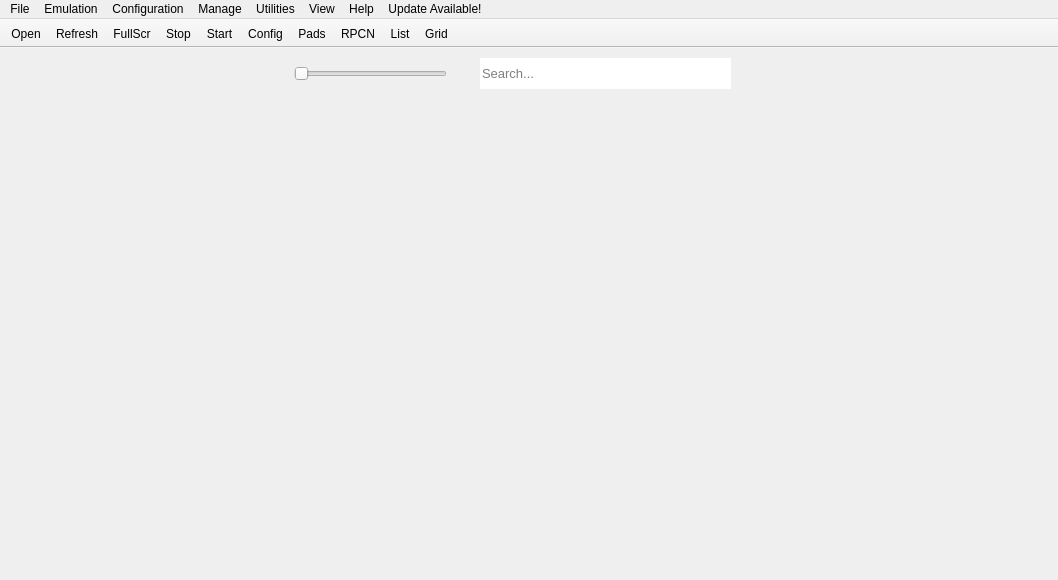
<?xml version="1.0" encoding="UTF-8"?>
<ui version="4.0">
 <class>main_window</class>
 <widget class="QMainWindow" name="main_window">
  <property name="geometry">
   <rect>
    <x>0</x>
    <y>0</y>
    <width>1058</width>
    <height>580</height>
   </rect>
  </property>
  <property name="sizePolicy">
   <sizepolicy hsizetype="Expanding" vsizetype="Expanding">
    <horstretch>0</horstretch>
    <verstretch>0</verstretch>
   </sizepolicy>
  </property>
  <property name="minimumSize">
   <size>
    <width>4</width>
    <height>0</height>
   </size>
  </property>
  <property name="windowTitle">
   <string>Ikiw Gaming</string>
  </property>
  <property name="autoFillBackground">
   <bool>false</bool>
  </property>
  <property name="animated">
   <bool>true</bool>
  </property>
  <property name="dockNestingEnabled">
   <bool>true</bool>
  </property>
  <property name="dockOptions">
   <set>QMainWindow::DockOption::AllowNestedDocks|QMainWindow::DockOption::AllowTabbedDocks|QMainWindow::DockOption::AnimatedDocks|QMainWindow::DockOption::GroupedDragging</set>
  </property>
  <widget class="QWidget" name="centralWidget">
   <property name="sizePolicy">
    <sizepolicy hsizetype="Expanding" vsizetype="Expanding">
     <horstretch>0</horstretch>
     <verstretch>0</verstretch>
    </sizepolicy>
   </property>
   <widget class="QLineEdit" name="mw_searchbar">
    <property name="geometry">
     <rect>
      <x>480</x>
      <y>10</y>
      <width>251</width>
      <height>31</height>
     </rect>
    </property>
    <property name="sizePolicy">
     <sizepolicy hsizetype="Expanding" vsizetype="Expanding">
      <horstretch>0</horstretch>
      <verstretch>0</verstretch>
     </sizepolicy>
    </property>
    <property name="font">
     <font>
      <pointsize>10</pointsize>
      <bold>false</bold>
     </font>
    </property>
    <property name="focusPolicy">
     <enum>Qt::FocusPolicy::ClickFocus</enum>
    </property>
    <property name="frame">
     <bool>false</bool>
    </property>
    <property name="placeholderText">
     <string>Search...</string>
    </property>
    <property name="clearButtonEnabled">
     <bool>false</bool>
    </property>
   </widget>
   <widget class="QWidget" name="sizeSliderContainer" native="true">
    <property name="geometry">
     <rect>
      <x>280</x>
      <y>10</y>
      <width>181</width>
      <height>31</height>
     </rect>
    </property>
    <property name="sizePolicy">
     <sizepolicy hsizetype="Fixed" vsizetype="Expanding">
      <horstretch>0</horstretch>
      <verstretch>0</verstretch>
     </sizepolicy>
    </property>
    <layout class="QHBoxLayout" name="sizeSliderContainer_layout">
     <property name="spacing">
      <number>0</number>
     </property>
     <property name="leftMargin">
      <number>14</number>
     </property>
     <property name="topMargin">
      <number>0</number>
     </property>
     <property name="rightMargin">
      <number>14</number>
     </property>
     <property name="bottomMargin">
      <number>0</number>
     </property>
     <item alignment="Qt::AlignVCenter">
      <widget class="QSlider" name="sizeSlider">
       <property name="sizePolicy">
        <sizepolicy hsizetype="Expanding" vsizetype="Preferred">
         <horstretch>0</horstretch>
         <verstretch>0</verstretch>
        </sizepolicy>
       </property>
       <property name="focusPolicy">
        <enum>Qt::FocusPolicy::ClickFocus</enum>
       </property>
       <property name="autoFillBackground">
        <bool>false</bool>
       </property>
       <property name="orientation">
        <enum>Qt::Orientation::Horizontal</enum>
       </property>
       <property name="tickPosition">
        <enum>QSlider::TickPosition::NoTicks</enum>
       </property>
      </widget>
     </item>
    </layout>
   </widget>
  </widget>
  <widget class="QMenuBar" name="menuBar">
   <property name="geometry">
    <rect>
     <x>0</x>
     <y>0</y>
     <width>1058</width>
     <height>25</height>
    </rect>
   </property>
   <property name="contextMenuPolicy">
    <enum>Qt::ContextMenuPolicy::PreventContextMenu</enum>
   </property>
   <widget class="QMenu" name="menuFile">
    <property name="title">
     <string>File</string>
    </property>
    <widget class="QMenu" name="bootElfMenu">
     <property name="enabled">
      <bool>true</bool>
     </property>
     <property name="title">
      <string>Boot (S)Elf</string>
     </property>
     <property name="toolTipsVisible">
      <bool>true</bool>
     </property>
     <addaction name="bootElfAct"/>
     <addaction name="bootTestAct"/>
    </widget>
    <widget class="QMenu" name="bootRecentMenu">
     <property name="title">
      <string>Boot Recent</string>
     </property>
     <property name="toolTipsVisible">
      <bool>true</bool>
     </property>
     <addaction name="clearRecentAct"/>
     <addaction name="freezeRecentAct"/>
     <addaction name="separator"/>
    </widget>
    <widget class="QMenu" name="menuBatch">
     <property name="title">
      <string>All Titles</string>
     </property>
     <addaction name="batchCreateCPUCachesAct"/>
     <addaction name="separator"/>
     <addaction name="batchRemoveCustomConfigurationsAct"/>
     <addaction name="batchRemoveCustomPadConfigurationsAct"/>
     <addaction name="batchRemoveShaderCachesAct"/>
     <addaction name="batchRemovePPUCachesAct"/>
     <addaction name="batchRemoveSPUCachesAct"/>
     <addaction name="removeHDD1CachesAct"/>
     <addaction name="removeAllCachesAct"/>
     <addaction name="removeSavestatesAct"/>
     <addaction name="separator"/>
     <addaction name="cleanUpGameListAct"/>
    </widget>
    <widget class="QMenu" name="menuFirmware">
     <property name="title">
      <string>Firmware</string>
     </property>
     <addaction name="createFirmwareCacheAct"/>
     <addaction name="removeFirmwareCacheAct"/>
    </widget>
    <widget class="QMenu" name="bootRecentSavestatesMenu">
     <property name="title">
      <string>Boot Recent Savestate</string>
     </property>
     <property name="toolTipsVisible">
      <bool>true</bool>
     </property>
     <addaction name="clearRecentSavestatesAct"/>
     <addaction name="freezeRecentSavestatesAct"/>
     <addaction name="separator"/>
    </widget>
    <addaction name="bootGameAct"/>
    <addaction name="bootIsoAct"/>
    <addaction name="bootVSHAct"/>
    <addaction name="bootElfMenu"/>
    <addaction name="bootSavestateAct"/>
    <addaction name="bootRecentSavestatesMenu"/>
    <addaction name="bootRecentMenu"/>
    <addaction name="separator"/>
    <addaction name="addGamesAct"/>
    <addaction name="addIsoGamesAct"/>
    <addaction name="bootInstallPkgAct"/>
    <addaction name="bootInstallPupAct"/>
    <addaction name="separator"/>
    <addaction name="menuBatch"/>
    <addaction name="menuFirmware"/>
    <addaction name="separator"/>
    <addaction name="exitAndSaveLogAct"/>
    <addaction name="exitAct"/>
   </widget>
   <widget class="QMenu" name="menuEmulation">
    <property name="title">
     <string>Emulation</string>
    </property>
    <addaction name="sysPauseAct"/>
    <addaction name="sysStopAct"/>
    <addaction name="sysRebootAct"/>
    <addaction name="separator"/>
    <addaction name="insertDiscAct"/>
    <addaction name="ejectDiscAct"/>
   </widget>
   <widget class="QMenu" name="menuConfiguration">
    <property name="title">
     <string>Configuration</string>
    </property>
    <widget class="QMenu" name="menuDevices">
     <property name="title">
      <string>Devices</string>
     </property>
     <widget class="QMenu" name="menuMice">
      <property name="title">
       <string>Mice</string>
      </property>
      <addaction name="actionBasic_Mouse"/>
      <addaction name="actionRaw_Mouse"/>
     </widget>
     <addaction name="confPadsAct"/>
     <addaction name="menuMice"/>
     <addaction name="confWiimoteAct"/>
     <addaction name="confCamerasAct"/>
     <addaction name="actionPS_Move_Tracker"/>
    </widget>
    <widget class="QMenu" name="menuEmulatedDevices">
     <property name="title">
      <string>Emulated Devices</string>
     </property>
     <addaction name="confBuzzAct"/>
     <addaction name="confGHLtarAct"/>
     <addaction name="confTurntableAct"/>
     <addaction name="confUSIOAct"/>
     <addaction name="confPSMoveAct"/>
     <addaction name="confPSMoveDS3Act"/>
     <addaction name="confPSMoveMouseAct"/>
     <addaction name="confGunCon3Act"/>
     <addaction name="confTopShotEliteAct"/>
     <addaction name="confTopShotFearmasterAct"/>
     <addaction name="confLogitechG27Act"/>
    </widget>
    <addaction name="confCPUAct"/>
    <addaction name="confGPUAct"/>
    <addaction name="confAudioAct"/>
    <addaction name="confIOAct"/>
    <addaction name="confSystemAct"/>
    <addaction name="confNetwrkAct"/>
    <addaction name="confAdvAct"/>
    <addaction name="confEmuAct"/>
    <addaction name="confGuiAct"/>
    <addaction name="separator"/>
    <addaction name="menuDevices"/>
    <addaction name="menuEmulatedDevices"/>
    <addaction name="separator"/>
    <addaction name="confShortcutsAct"/>
    <addaction name="actionManage_SoundEffects"/>
    <addaction name="actionRecording"/>
    <addaction name="separator"/>
    <addaction name="confAutopauseManagerAct"/>
   </widget>
   <widget class="QMenu" name="menuManage">
    <property name="title">
     <string>Manage</string>
    </property>
    <widget class="QMenu" name="menuManage_Game_Collections">
     <property name="title">
      <string>Game Collections</string>
     </property>
     <widget class="QMenu" name="menuRename_Game_Collection">
      <property name="title">
       <string>Rename Collection</string>
      </property>
     </widget>
     <widget class="QMenu" name="menuRemove_Game_Collection">
      <property name="title">
       <string>Remove Collection</string>
      </property>
     </widget>
     <addaction name="createGameCollectionAct"/>
     <addaction name="menuRename_Game_Collection"/>
     <addaction name="menuRemove_Game_Collection"/>
     <addaction name="separator"/>
    </widget>
    <widget class="QMenu" name="menuNetworkServices">
     <property name="title">
      <string>Network Services</string>
     </property>
     <addaction name="confRPCNAct"/>
     <addaction name="confClansAct"/>
     <addaction name="confIPCAct"/>
     <addaction name="confSkyIPCAct"/>
    </widget>
    <widget class="QMenu" name="menuPortals">
     <property name="title">
      <string>Portals and Gates</string>
     </property>
     <addaction name="actionManage_Skylanders_Portal"/>
     <addaction name="actionManage_Infinity_Base"/>
     <addaction name="actionManage_Dimensions_ToyPad"/>
     <addaction name="actionManage_KamenRider_RideGate"/>
    </widget>
    <widget class="QMenu" name="menuDatabases">
     <property name="title">
      <string>Databases</string>
     </property>
     <addaction name="downloadIntegrityDbAct"/>
     <addaction name="downloadCompatDbAct"/>
     <addaction name="downloadConfigDbAct"/>
    </widget>
    <widget class="QMenu" name="menuPackages">
     <property name="title">
      <string>Packages/Raps/Edats</string>
     </property>
     <addaction name="checkPackageIntegrityAct"/>
    </widget>
    <addaction name="confVFSDialogAct"/>
    <addaction name="separator"/>
    <addaction name="actionManage_Users"/>
    <addaction name="menuNetworkServices"/>
    <addaction name="menuPortals"/>
    <addaction name="separator"/>
    <addaction name="actionManage_RAP_Licenses"/>
    <addaction name="confSavedataManagerAct"/>
    <addaction name="actionManage_Trophy_Data"/>
    <addaction name="actionManage_Savestates"/>
    <addaction name="separator"/>
    <addaction name="actionManage_Cheats"/>
    <addaction name="actionManage_Game_Patches"/>
    <addaction name="menuManage_Game_Collections"/>
    <addaction name="separator"/>
    <addaction name="menuDatabases"/>
    <addaction name="menuPackages"/>
    <addaction name="separator"/>
    <addaction name="actionManage_Screenshots"/>
   </widget>
   <widget class="QMenu" name="menuUtilities">
    <property name="title">
     <string>Utilities</string>
    </property>
    <addaction name="actionLog_Viewer"/>
    <addaction name="toolsCheckConfigAct"/>
    <addaction name="toolsVfsDialogAct"/>
    <addaction name="patchCreatorAct"/>
    <addaction name="actionMusic_Player"/>
    <addaction name="separator"/>
    <addaction name="toolsCgDisasmAct"/>
    <addaction name="toolsDecryptSprxLibsAct"/>
    <addaction name="toolsExtractMSELFAct"/>
    <addaction name="toolsExtractPUPAct"/>
    <addaction name="toolsExtractTARAct"/>
    <addaction name="separator"/>
    <addaction name="toolsSystemCommandsAct"/>
    <addaction name="toolsmemory_viewerAct"/>
    <addaction name="toolsDumpGuestMemoryAct"/>
    <addaction name="toolskernel_explorerAct"/>
    <addaction name="toolsRsxDebuggerAct"/>
    <addaction name="separator"/>
    <addaction name="actionCreate_RSX_Capture"/>
    <addaction name="actionopen_rsx_capture"/>
    <addaction name="actionCreate_Savestate"/>
    <addaction name="actionCreate_Savestate_And_Exit"/>
   </widget>
   <widget class="QMenu" name="menuView">
    <property name="title">
     <string>View</string>
    </property>
    <widget class="QMenu" name="menuGame_List_Icons">
     <property name="title">
      <string>Game List Icons</string>
     </property>
     <addaction name="setIconSizeTinyAct"/>
     <addaction name="setIconSizeSmallAct"/>
     <addaction name="setIconSizeMediumAct"/>
     <addaction name="setIconSizeLargeAct"/>
     <addaction name="separator"/>
     <addaction name="actionPreferGameDataIcons"/>
     <addaction name="showCustomIconsAct"/>
     <addaction name="playHoverGifsAct"/>
     <addaction name="playHoverMusicAct"/>
    </widget>
    <widget class="QMenu" name="menuGame_List_View">
     <property name="title">
      <string>Game List View</string>
     </property>
     <addaction name="setListModeAct"/>
     <addaction name="setGridModeAct"/>
    </widget>
    <widget class="QMenu" name="menuGame_List_Grid_Mode">
     <property name="title">
      <string>Game List in Grid Mode</string>
     </property>
     <addaction name="showCompatibilityInGridAct"/>
    </widget>
    <widget class="QMenu" name="menuGame_Categories">
     <property name="title">
      <string>Game Categories</string>
     </property>
     <addaction name="showCatHDDGameAct"/>
     <addaction name="showCatDiscGameAct"/>
     <addaction name="showCatPS1GamesAct"/>
     <addaction name="showCatPS2GamesAct"/>
     <addaction name="showCatPSPGamesAct"/>
     <addaction name="showCatHomeAct"/>
     <addaction name="showCatAudioVideoAct"/>
     <addaction name="showCatGameDataAct"/>
     <addaction name="showCatOSAct"/>
     <addaction name="showCatUnknownAct"/>
     <addaction name="showCatOtherAct"/>
    </widget>
    <addaction name="bigPictureModeAct"/>
    <addaction name="separator"/>
    <widget class="QMenu" name="menuView_Game_Collections">
     <property name="title">
      <string>Game Collections</string>
     </property>
    </widget>
    <addaction name="showDebuggerAct"/>
    <addaction name="showLogAct"/>
    <addaction name="separator"/>
    <addaction name="showTitleBarsAct"/>
    <addaction name="showToolBarAct"/>
    <addaction name="separator"/>
    <addaction name="showGameListAct"/>
    <addaction name="showHiddenEntriesAct"/>
    <addaction name="showBrokenEntriesAct"/>
    <addaction name="showCompletedEntriesAct"/>
    <addaction name="separator"/>
    <addaction name="menuGame_List_View"/>
    <addaction name="menuGame_List_Grid_Mode"/>
    <addaction name="menuGame_List_Icons"/>
    <addaction name="menuGame_Categories"/>
    <addaction name="menuView_Game_Collections"/>
    <addaction name="separator"/>
    <addaction name="refreshGameListAct"/>
   </widget>
   <widget class="QMenu" name="menuHelp">
    <property name="title">
     <string>Help</string>
    </property>
    <widget class="QMenu" name="languageMenu">
     <property name="title">
      <string>Language</string>
     </property>
     <addaction name="languageAct0"/>
    </widget>
    <addaction name="languageMenu"/>
    <addaction name="separator"/>
    <addaction name="updateAct"/>
    <addaction name="welcomeAct"/>
    <addaction name="supportAct"/>
    <addaction name="separator"/>
    <addaction name="aboutAct"/>
    <addaction name="aboutQtAct"/>
   </widget>
   <widget class="QMenu" name="menuUpdate_Available">
    <property name="title">
     <string>Update Available!</string>
    </property>
    <addaction name="actionDownload_Update"/>
   </widget>
   <addaction name="menuFile"/>
   <addaction name="menuEmulation"/>
   <addaction name="menuConfiguration"/>
   <addaction name="menuManage"/>
   <addaction name="menuUtilities"/>
   <addaction name="menuView"/>
   <addaction name="menuHelp"/>
   <addaction name="menuUpdate_Available"/>
  </widget>
  <widget class="QToolBar" name="toolBar">
   <property name="sizePolicy">
    <sizepolicy hsizetype="Preferred" vsizetype="Preferred">
     <horstretch>0</horstretch>
     <verstretch>0</verstretch>
    </sizepolicy>
   </property>
   <property name="contextMenuPolicy">
    <enum>Qt::ContextMenuPolicy::PreventContextMenu</enum>
   </property>
   <property name="windowTitle">
    <string>Show tool bar</string>
   </property>
   <property name="movable">
    <bool>false</bool>
   </property>
   <property name="allowedAreas">
    <set>Qt::ToolBarArea::TopToolBarArea</set>
   </property>
   <property name="iconSize">
    <size>
     <width>30</width>
     <height>30</height>
    </size>
   </property>
   <property name="toolButtonStyle">
    <enum>Qt::ToolButtonStyle::ToolButtonTextUnderIcon</enum>
   </property>
   <property name="floatable">
    <bool>false</bool>
   </property>
   <attribute name="toolBarArea">
    <enum>TopToolBarArea</enum>
   </attribute>
   <attribute name="toolBarBreak">
    <bool>false</bool>
   </attribute>
   <addaction name="toolbar_open"/>
   <addaction name="toolbar_refresh"/>
   <addaction name="toolbar_fullscreen"/>
   <addaction name="toolbar_stop"/>
   <addaction name="toolbar_start"/>
   <addaction name="toolbar_config"/>
   <addaction name="toolbar_controls"/>
   <addaction name="toolbar_rpcn"/>
   <addaction name="toolbar_list"/>
   <addaction name="toolbar_grid"/>
  </widget>
  <action name="bootElfAct">
   <property name="text">
    <string>Boot SELF/ELF</string>
   </property>
  </action>
  <action name="bootTestAct">
   <property name="text">
    <string>Boot Test</string>
   </property>
  </action>
  <action name="bootGameAct">
   <property name="text">
    <string>Boot Game</string>
   </property>
  </action>
  <action name="bootSavestateAct">
   <property name="text">
    <string>Boot Savestate</string>
   </property>
  </action>
  <action name="bootInstallPkgAct">
   <property name="text">
    <string>Install Packages/Raps/Edats</string>
   </property>
   <property name="toolTip">
    <string>Install application from a .pkg file</string>
   </property>
  </action>
  <action name="bootInstallPupAct">
   <property name="text">
    <string>Install Firmware</string>
   </property>
   <property name="toolTip">
    <string>Install firmware from PS3UPDAT.PUP</string>
   </property>
  </action>
  <action name="sysPauseAct">
   <property name="enabled">
    <bool>false</bool>
   </property>
   <property name="icon">
    <iconset resource="../resources.qrc">
     <normaloff>:/Icons/pause.png</normaloff>:/Icons/pause.png</iconset>
   </property>
   <property name="text">
    <string>Pause</string>
   </property>
   <property name="toolTip">
    <string>Start emulation</string>
   </property>
  </action>
  <action name="sysStopAct">
   <property name="enabled">
    <bool>false</bool>
   </property>
   <property name="icon">
    <iconset resource="../resources.qrc">
     <normaloff>:/Icons/stop.png</normaloff>:/Icons/stop.png</iconset>
   </property>
   <property name="text">
    <string>Stop</string>
   </property>
   <property name="toolTip">
    <string>Stop emulation</string>
   </property>
  </action>
  <action name="sysSendOpenMenuAct">
   <property name="enabled">
    <bool>false</bool>
   </property>
   <property name="text">
    <string>Send Open System Menu CMD</string>
   </property>
  </action>
  <action name="confCPUAct">
   <property name="text">
    <string>CPU</string>
   </property>
   <property name="toolTip">
    <string>Configure CPU</string>
   </property>
  </action>
  <action name="confGPUAct">
   <property name="text">
    <string>GPU</string>
   </property>
   <property name="toolTip">
    <string>Configure graphics</string>
   </property>
  </action>
  <action name="confPadsAct">
   <property name="text">
    <string>Pads</string>
   </property>
   <property name="iconText">
    <string>Pads</string>
   </property>
   <property name="toolTip">
    <string>Configure controls</string>
   </property>
  </action>
  <action name="confAudioAct">
   <property name="text">
    <string>Audio</string>
   </property>
   <property name="toolTip">
    <string>Configure audio</string>
   </property>
  </action>
  <action name="confIOAct">
   <property name="text">
    <string>Input/Output</string>
   </property>
   <property name="toolTip">
    <string>Configure Input/Output</string>
   </property>
  </action>
  <action name="confSystemAct">
   <property name="text">
    <string>System</string>
   </property>
   <property name="toolTip">
    <string>Configure system</string>
   </property>
  </action>
  <action name="confNetwrkAct">
   <property name="text">
    <string>Network</string>
   </property>
   <property name="toolTip">
    <string>Configure Network settings</string>
   </property>
  </action>
  <action name="confAdvAct">
   <property name="text">
    <string>Advanced</string>
   </property>
   <property name="toolTip">
    <string>Configure advanced emulator settings</string>
   </property>
  </action>
  <action name="confEmuAct">
   <property name="text">
    <string>Emulator</string>
   </property>
   <property name="toolTip">
    <string>Configure Emulator settings</string>
   </property>
  </action>
  <action name="confGuiAct">
   <property name="text">
    <string>GUI</string>
   </property>
   <property name="toolTip">
    <string>Configure GUI settings</string>
   </property>
  </action>
  <action name="confAutopauseManagerAct">
   <property name="enabled">
    <bool>false</bool>
   </property>
   <property name="text">
    <string>Auto Pause</string>
   </property>
   <property name="toolTip">
    <string>Configure Auto Pause</string>
   </property>
  </action>
  <action name="exitAndSaveLogAct">
   <property name="text">
    <string>Exit and Save Log</string>
   </property>
   <property name="toolTip">
    <string>Exit Ikiw Gaming, move the log file to a custom location</string>
   </property>
   <property name="statusTip">
    <string>Exit the application and save the log to a user-defined location</string>
   </property>
  </action>
  <action name="exitAct">
   <property name="text">
    <string>Exit</string>
   </property>
   <property name="toolTip">
    <string>Exit Ikiw Gaming</string>
   </property>
   <property name="statusTip">
    <string>Exit the application.</string>
   </property>
  </action>
  <action name="confSavedataManagerAct">
   <property name="enabled">
    <bool>true</bool>
   </property>
   <property name="text">
    <string>Save Data</string>
   </property>
   <property name="toolTip">
    <string>Manage save data</string>
   </property>
  </action>
  <action name="actionManage_Trophy_Data">
   <property name="enabled">
    <bool>true</bool>
   </property>
   <property name="text">
    <string>Trophies</string>
   </property>
   <property name="toolTip">
    <string>Manage trophies</string>
   </property>
  </action>
  <action name="actionManage_Users">
   <property name="text">
    <string>User Accounts</string>
   </property>
   <property name="toolTip">
    <string>Manage user accounts</string>
   </property>
  </action>
  <action name="toolsCgDisasmAct">
   <property name="text">
    <string>Cg Disasm</string>
   </property>
  </action>
  <action name="toolskernel_explorerAct">
   <property name="enabled">
    <bool>false</bool>
   </property>
   <property name="text">
    <string>Kernel Explorer</string>
   </property>
  </action>
  <action name="toolsmemory_viewerAct">
   <property name="enabled">
    <bool>false</bool>
   </property>
   <property name="text">
    <string>Memory Viewer</string>
   </property>
  </action>
  <action name="toolsDumpGuestMemoryAct">
   <property name="enabled">
    <bool>false</bool>
   </property>
   <property name="text">
    <string>Dump Guest Memory</string>
   </property>
   <property name="toolTip">
    <string>Dump all allocated PS3 guest memory and live SPU local stores</string>
   </property>
  </action>
  <action name="toolsRsxDebuggerAct">
   <property name="enabled">
    <bool>false</bool>
   </property>
   <property name="text">
    <string>RSX Debugger</string>
   </property>
  </action>
  <action name="toolsDecryptSprxLibsAct">
   <property name="text">
    <string>Decrypt PS3 Binaries</string>
   </property>
  </action>
  <action name="toolsExtractMSELFAct">
   <property name="text">
    <string>Extract MSELF</string>
   </property>
  </action>
  <action name="toolsExtractPUPAct">
   <property name="text">
    <string>Extract PUP</string>
   </property>
  </action>
  <action name="toolsExtractTARAct">
   <property name="text">
    <string>Extract Encrypted TAR</string>
   </property>
   <property name="toolTip">
    <string>Extract files from special .tar files inside PS3UPDAT.PUP</string>
   </property>
  </action>
  <action name="showDebuggerAct">
   <property name="checkable">
    <bool>true</bool>
   </property>
   <property name="text">
    <string>Show Debugger</string>
   </property>
  </action>
  <action name="bigPictureModeAct">
   <property name="text">
    <string>Big Picture Mode</string>
   </property>
   <property name="toolTip">
    <string>Browse and launch your installed games in a controller-friendly full screen grid</string>
   </property>
  </action>
  <action name="showLogAct">
   <property name="checkable">
    <bool>true</bool>
   </property>
   <property name="text">
    <string>Show Log/TTY</string>
   </property>
  </action>
  <action name="supportAct">
   <property name="text">
    <string>Support Us</string>
   </property>
   <property name="toolTip">
    <string>Support continued development of the upstream RPCS3 project on Patreon.</string>
   </property>
  </action>
  <action name="aboutAct">
   <property name="text">
    <string>About Ikiw Gaming</string>
   </property>
  </action>
  <action name="aboutQtAct">
   <property name="text">
    <string>About Qt</string>
   </property>
  </action>
  <action name="showGameListAct">
   <property name="checkable">
    <bool>true</bool>
   </property>
   <property name="text">
    <string>Show Game List</string>
   </property>
  </action>
  <action name="showToolBarAct">
   <property name="checkable">
    <bool>true</bool>
   </property>
   <property name="text">
    <string>Show Tool Bar</string>
   </property>
  </action>
  <action name="showCompatibilityInGridAct">
   <property name="checkable">
    <bool>true</bool>
   </property>
   <property name="text">
    <string>Show Game Compatibility</string>
   </property>
  </action>
  <action name="refreshGameListAct">
   <property name="text">
    <string>Refresh Game List</string>
   </property>
  </action>
  <action name="actionManage_RAP_Licenses">
   <property name="enabled">
    <bool>false</bool>
   </property>
   <property name="text">
    <string>RAP Files</string>
   </property>
  </action>
  <action name="updateAct">
   <property name="text">
    <string>Check for Updates</string>
   </property>
  </action>
  <action name="downloadIntegrityDbAct">
   <property name="text">
    <string>Download Integrity Database</string>
   </property>
  </action>
  <action name="downloadCompatDbAct">
   <property name="text">
    <string>Download Compatibility Database</string>
   </property>
  </action>
  <action name="downloadConfigDbAct">
   <property name="text">
    <string>Download Config Database</string>
   </property>
  </action>
  <action name="checkPackageIntegrityAct">
   <property name="text">
    <string>Check Integrity</string>
   </property>
  </action>
  <action name="welcomeAct">
   <property name="text">
    <string>View Welcome Dialog</string>
   </property>
  </action>
  <action name="confVFSDialogAct">
   <property name="text">
    <string>Virtual File System</string>
   </property>
  </action>
  <action name="clearRecentAct">
   <property name="text">
    <string>List Clear</string>
   </property>
  </action>
  <action name="freezeRecentAct">
   <property name="checkable">
    <bool>true</bool>
   </property>
   <property name="text">
    <string>List Freeze</string>
   </property>
  </action>
  <action name="setIconSizeTinyAct">
   <property name="checkable">
    <bool>true</bool>
   </property>
   <property name="text">
    <string>Tiny</string>
   </property>
  </action>
  <action name="setIconSizeSmallAct">
   <property name="checkable">
    <bool>true</bool>
   </property>
   <property name="checked">
    <bool>true</bool>
   </property>
   <property name="text">
    <string>Small</string>
   </property>
  </action>
  <action name="setIconSizeMediumAct">
   <property name="checkable">
    <bool>true</bool>
   </property>
   <property name="text">
    <string>Medium</string>
   </property>
  </action>
  <action name="setIconSizeLargeAct">
   <property name="checkable">
    <bool>true</bool>
   </property>
   <property name="text">
    <string>Large</string>
   </property>
  </action>
  <action name="setListModeAct">
   <property name="checkable">
    <bool>true</bool>
   </property>
   <property name="checked">
    <bool>true</bool>
   </property>
   <property name="text">
    <string>List Mode</string>
   </property>
  </action>
  <action name="setGridModeAct">
   <property name="checkable">
    <bool>true</bool>
   </property>
   <property name="text">
    <string>Grid Mode</string>
   </property>
  </action>
  <action name="sysRebootAct">
   <property name="enabled">
    <bool>false</bool>
   </property>
   <property name="icon">
    <iconset resource="../resources.qrc">
     <normaloff>:/Icons/restart.png</normaloff>:/Icons/restart.png</iconset>
   </property>
   <property name="text">
    <string>Restart</string>
   </property>
  </action>
  <action name="showCatHDDGameAct">
   <property name="checkable">
    <bool>true</bool>
   </property>
   <property name="text">
    <string>HDD Games</string>
   </property>
  </action>
  <action name="showCatDiscGameAct">
   <property name="checkable">
    <bool>true</bool>
   </property>
   <property name="text">
    <string>Disc Games</string>
   </property>
  </action>
  <action name="showCatPS1GamesAct">
   <property name="checkable">
    <bool>true</bool>
   </property>
   <property name="text">
    <string>PS1 Games</string>
   </property>
  </action>
  <action name="showCatPS2GamesAct">
   <property name="checkable">
    <bool>true</bool>
   </property>
   <property name="text">
    <string>PS2 Games</string>
   </property>
  </action>
  <action name="showCatPSPGamesAct">
   <property name="checkable">
    <bool>true</bool>
   </property>
   <property name="text">
    <string>PSP Games</string>
   </property>
  </action>
  <action name="showCatHomeAct">
   <property name="checkable">
    <bool>true</bool>
   </property>
   <property name="text">
    <string>Home</string>
   </property>
  </action>
  <action name="showCatAudioVideoAct">
   <property name="checkable">
    <bool>true</bool>
   </property>
   <property name="text">
    <string>Audio/Video</string>
   </property>
  </action>
  <action name="showCatGameDataAct">
   <property name="checkable">
    <bool>true</bool>
   </property>
   <property name="text">
    <string>Game Data</string>
   </property>
  </action>
  <action name="showCatUnknownAct">
   <property name="checkable">
    <bool>true</bool>
   </property>
   <property name="text">
    <string>Unknown</string>
   </property>
  </action>
  <action name="toolbar_start">
   <property name="icon">
    <iconset resource="../resources.qrc">
     <normaloff>:/Icons/play.png</normaloff>:/Icons/play.png</iconset>
   </property>
   <property name="text">
    <string>Start</string>
   </property>
   <property name="toolTip">
    <string>Start emulation</string>
   </property>
  </action>
  <action name="toolbar_stop">
   <property name="icon">
    <iconset resource="../resources.qrc">
     <normaloff>:/Icons/stop.png</normaloff>:/Icons/stop.png</iconset>
   </property>
   <property name="text">
    <string>Stop</string>
   </property>
   <property name="toolTip">
    <string>Stop emulation</string>
   </property>
  </action>
  <action name="toolbar_config">
   <property name="icon">
    <iconset resource="../resources.qrc">
     <normaloff>:/Icons/configure.png</normaloff>:/Icons/configure.png</iconset>
   </property>
   <property name="text">
    <string>Config</string>
   </property>
   <property name="toolTip">
    <string>Configure the emulator</string>
   </property>
  </action>
  <action name="toolbar_rpcn">
   <property name="icon">
    <iconset resource="../resources.qrc">
     <normaloff>:/Icons/rpcn.png</normaloff>:/Icons/rpcn.png</iconset>
   </property>
   <property name="text">
    <string>RPCN</string>
   </property>
   <property name="toolTip">
    <string>Configure RPCN settings</string>
   </property>
  </action>
  <action name="toolbar_controls">
   <property name="icon">
    <iconset resource="../resources.qrc">
     <normaloff>:/Icons/controllers.png</normaloff>:/Icons/controllers.png</iconset>
   </property>
   <property name="text">
    <string>Pads</string>
   </property>
   <property name="toolTip">
    <string>Configure controls</string>
   </property>
  </action>
  <action name="toolbar_fullscreen">
   <property name="icon">
    <iconset resource="../resources.qrc">
     <normaloff>:/Icons/fullscreen.png</normaloff>:/Icons/fullscreen.png</iconset>
   </property>
   <property name="text">
    <string>FullScr</string>
   </property>
   <property name="toolTip">
    <string>Toggle fullscreen</string>
   </property>
  </action>
  <action name="toolbar_list">
   <property name="icon">
    <iconset resource="../resources.qrc">
     <normaloff>:/Icons/list.png</normaloff>:/Icons/list.png</iconset>
   </property>
   <property name="text">
    <string>List</string>
   </property>
   <property name="toolTip">
    <string>Switch to list mode</string>
   </property>
  </action>
  <action name="toolbar_grid">
   <property name="icon">
    <iconset resource="../resources.qrc">
     <normaloff>:/Icons/grid.png</normaloff>:/Icons/grid.png</iconset>
   </property>
   <property name="text">
    <string>Grid</string>
   </property>
   <property name="toolTip">
    <string>Switch to grid mode</string>
   </property>
  </action>
  <action name="toolbar_refresh">
   <property name="icon">
    <iconset resource="../resources.qrc">
     <normaloff>:/Icons/refresh.png</normaloff>:/Icons/refresh.png</iconset>
   </property>
   <property name="text">
    <string>Refresh</string>
   </property>
   <property name="toolTip">
    <string>Refresh gamelist</string>
   </property>
  </action>
  <action name="toolbar_open">
   <property name="icon">
    <iconset resource="../resources.qrc">
     <normaloff>:/Icons/open.png</normaloff>:/Icons/open.png</iconset>
   </property>
   <property name="text">
    <string>Open</string>
   </property>
   <property name="toolTip">
    <string>Boot a game</string>
   </property>
  </action>
  <action name="showCatOtherAct">
   <property name="checkable">
    <bool>true</bool>
   </property>
   <property name="text">
    <string>Other</string>
   </property>
  </action>
  <action name="showHiddenEntriesAct">
   <property name="checkable">
    <bool>true</bool>
   </property>
   <property name="text">
    <string>Show Hidden Entries</string>
   </property>
  </action>
  <action name="showBrokenEntriesAct">
   <property name="checkable">
    <bool>true</bool>
   </property>
   <property name="text">
    <string>Show Broken Entries</string>
   </property>
  </action> <action name="showCompletedEntriesAct">
   <property name="checkable">
    <bool>true</bool>
   </property>
   <property name="text">
    <string>Show Completed Entries</string>
   </property>
  </action>
  <action name="actionopen_rsx_capture">
   <property name="text">
    <string>Open RSX Capture</string>
   </property>
  </action>
  <action name="addGamesAct">
   <property name="text">
    <string>Add Games</string>
   </property>
  </action>
  <action name="showTitleBarsAct">
   <property name="checkable">
    <bool>true</bool>
   </property>
   <property name="text">
    <string>Show Title Bars</string>
   </property>
  </action>
  <action name="batchCreateCPUCachesAct">
   <property name="text">
    <string>Create LLVM Caches</string>
   </property>
  </action>
  <action name="batchRemoveCustomConfigurationsAct">
   <property name="text">
    <string>Remove Custom Configurations</string>
   </property>
  </action>
  <action name="batchRemoveCustomPadConfigurationsAct">
   <property name="text">
    <string>Remove Custom Gamepad Configurations</string>
   </property>
  </action>
  <action name="batchRemoveShaderCachesAct">
   <property name="text">
    <string>Remove Shader Caches</string>
   </property>
  </action>
  <action name="batchRemovePPUCachesAct">
   <property name="text">
    <string>Remove PPU Caches</string>
   </property>
  </action>
  <action name="batchRemoveSPUCachesAct">
   <property name="text">
    <string>Remove SPU Caches</string>
   </property>
  </action>
  <action name="removeHDD1CachesAct">
   <property name="text">
    <string>Remove HDD1 Caches</string>
   </property>
  </action>
  <action name="removeAllCachesAct">
   <property name="text">
    <string>Remove All Caches</string>
   </property>
  </action>
  <action name="removeSavestatesAct">
   <property name="text">
    <string>Remove Savestates</string>
   </property>
  </action>
  <action name="cleanUpGameListAct">
   <property name="text">
    <string>Clean up Game List</string>
   </property>
  </action>
  <action name="actionManage_Skylanders_Portal">
   <property name="text">
    <string>Skylanders Portal</string>
   </property>
  </action>
  <action name="actionManage_Infinity_Base">
   <property name="text">
    <string>Infinity Base</string>
   </property>
  </action>
  <action name="actionManage_Dimensions_ToyPad">
   <property name="text">
    <string>Dimensions Toypad</string>
   </property>
  </action>
  <action name="actionManage_KamenRider_RideGate">
   <property name="text">
    <string>Kamen Rider Ride Gate</string>
   </property>
  </action>
  <action name="actionManage_Cheats">
   <property name="text">
    <string>Cheats</string>
   </property>
  </action>
  <action name="languageAct0">
   <property name="checkable">
    <bool>true</bool>
   </property>
   <property name="text">
    <string>English</string>
   </property>
  </action>
  <action name="actionManage_Screenshots">
   <property name="text">
    <string>Screenshots</string>
   </property>
  </action>
  <action name="createGameCollectionAct">
   <property name="text">
    <string>Create Collection</string>
   </property>
  </action>
  <action name="removeFirmwareCacheAct">
   <property name="text">
    <string>Remove Firmware Cache</string>
   </property>
  </action>
  <action name="createFirmwareCacheAct">
   <property name="text">
    <string>Create Firmware Cache</string>
   </property>
  </action>
  <action name="actionCreate_RSX_Capture">
   <property name="enabled">
    <bool>false</bool>
   </property>
   <property name="text">
    <string>Create RSX Capture</string>
   </property>
  </action>
  <action name="actionCreate_Savestate">
   <property name="enabled">
    <bool>false</bool>
   </property>
   <property name="text">
    <string>Create Savestate</string>
   </property>
  </action>
  <action name="actionCreate_Savestate_And_Exit">
   <property name="enabled">
    <bool>false</bool>
   </property>
   <property name="text">
    <string>Stop And Create Savestate</string>
   </property>
  </action>
  <action name="actionManage_Game_Patches">
   <property name="text">
    <string>Game Patches</string>
   </property>
  </action>
  <action name="confRPCNAct">
   <property name="text">
    <string>RPCN</string>
   </property>
   <property name="toolTip">
    <string>Configure RPCN</string>
   </property>
  </action>
  <action name="confClansAct">
   <property name="text">
    <string>Clans</string>
   </property>
   <property name="toolTip">
    <string>Configure Clans</string>
   </property>
  </action>
  <action name="confIPCAct">
   <property name="text">
    <string>IPC</string>
   </property>
   <property name="toolTip">
    <string>Configure IPC</string>
   </property>
  </action>
  <action name="confSkyIPCAct">
   <property name="text">
    <string>Skylanders Portal IPC</string>
   </property>
   <property name="toolTip">
    <string>Configure Skylanders Portal IPC</string>
   </property>
  </action>
  <action name="actionLog_Viewer">
   <property name="text">
    <string>Log Viewer</string>
   </property>
  </action>
  <action name="showCustomIconsAct">
   <property name="checkable">
    <bool>true</bool>
   </property>
   <property name="checked">
    <bool>true</bool>
   </property>
   <property name="text">
    <string>Show Custom Icons</string>
   </property>
  </action>
  <action name="playHoverGifsAct">
   <property name="checkable">
    <bool>true</bool>
   </property>
   <property name="checked">
    <bool>true</bool>
   </property>
   <property name="text">
    <string>Play Hover Gifs</string>
   </property>
  </action>
  <action name="bootVSHAct">
   <property name="text">
    <string>Boot VSH/XMB</string>
   </property>
  </action>
  <action name="patchCreatorAct">
   <property name="text">
    <string>Patch Creator</string>
   </property>
  </action>
  <action name="confCamerasAct">
   <property name="text">
    <string>Cameras</string>
   </property>
  </action>
  <action name="ejectDiscAct">
   <property name="enabled">
    <bool>false</bool>
   </property>
   <property name="text">
    <string>Eject Disc</string>
   </property>
  </action>
  <action name="insertDiscAct">
   <property name="enabled">
    <bool>false</bool>
   </property>
   <property name="text">
    <string>Insert Disc</string>
   </property>
  </action>
  <action name="toolsCheckConfigAct">
   <property name="text">
    <string>Check Config</string>
   </property>
  </action>
  <action name="confShortcutsAct">
   <property name="text">
    <string>Keyboard Shortcuts</string>
   </property>
  </action>
  <action name="toolsSystemCommandsAct">
   <property name="enabled">
    <bool>false</bool>
   </property>
   <property name="text">
    <string>System Commands</string>
   </property>
  </action>
  <action name="confBuzzAct">
   <property name="text">
    <string>Buzz</string>
   </property>
  </action>
  <action name="confGHLtarAct">
   <property name="text">
    <string>GHLtar</string>
   </property>
  </action>
  <action name="confTurntableAct">
   <property name="text">
    <string>Turntable</string>
   </property>
  </action>
  <action name="confUSIOAct">
   <property name="text">
    <string>USIO</string>
   </property>
  </action>
  <action name="confPSMoveDS3Act">
   <property name="text">
    <string>PS Move (Fake)</string>
   </property>
  </action>
  <action name="confPSMoveMouseAct">
   <property name="text">
    <string>PS Move (Mouse)</string>
   </property>
  </action>
  <action name="confGunCon3Act">
   <property name="text">
    <string>GunCon 3</string>
   </property>
  </action>
  <action name="confWiimoteAct">
   <property name="text">
    <string>Wiimotes</string>
   </property>
  </action>
  <action name="confTopShotEliteAct">
   <property name="text">
    <string>Top Shot Elite</string>
   </property>
  </action>
  <action name="confTopShotFearmasterAct">
   <property name="text">
    <string>Top Shot Fearmaster</string>
   </property>
  </action>
  <action name="confLogitechG27Act">
   <property name="text">
    <string>Logitech G27 Wheel</string>
   </property>
  </action>
  <action name="actionBasic_Mouse">
   <property name="text">
    <string>Basic Mouse</string>
   </property>
  </action>
  <action name="actionRaw_Mouse">
   <property name="text">
    <string>Raw Mouse</string>
   </property>
  </action>
  <action name="toolsVfsDialogAct">
   <property name="text">
    <string>VFS Tool</string>
   </property>
  </action>
  <action name="actionPS_Move_Tracker">
   <property name="text">
    <string>PS Move Tracker</string>
   </property>
  </action>
  <action name="confPSMoveAct">
   <property name="text">
    <string>PS Move</string>
   </property>
  </action>
  <action name="showCatOSAct">
   <property name="checkable">
    <bool>true</bool>
   </property>
   <property name="text">
    <string>Operating System</string>
   </property>
  </action>
  <action name="clearRecentSavestatesAct">
   <property name="text">
    <string>List Clear</string>
   </property>
  </action>
  <action name="freezeRecentSavestatesAct">
   <property name="checkable">
    <bool>true</bool>
   </property>
   <property name="text">
    <string>List Freeze</string>
   </property>
  </action>
  <action name="actionManage_Savestates">
   <property name="text">
    <string>Savestates</string>
   </property>
  </action>
  <action name="actionPreferGameDataIcons">
   <property name="checkable">
    <bool>true</bool>
   </property>
   <property name="text">
    <string>Prefer Game Data Icons</string>
   </property>
  </action>
  <action name="actionMusic_Player">
   <property name="text">
    <string>Music Player</string>
   </property>
  </action>
  <action name="actionManage_SoundEffects">
   <property name="text">
    <string>Sound Effects</string>
   </property>
  </action>
  <action name="actionDownload_Update">
   <property name="text">
    <string>Download Update</string>
   </property>
  </action>
  <action name="addIsoGamesAct">
   <property name="text">
    <string>Add ISO Games</string>
   </property>
  </action>
  <action name="bootIsoAct">
   <property name="text">
    <string>Boot ISO</string>
   </property>
  </action>
  <action name="playHoverMusicAct">
   <property name="checkable">
    <bool>true</bool>
   </property>
   <property name="checked">
    <bool>true</bool>
   </property>
   <property name="text">
    <string>Play Hover Music</string>
   </property>
  </action>
  <action name="actionRecording">
   <property name="text">
    <string>Recording</string>
   </property>
  </action>
 </widget>
 <layoutdefault spacing="6" margin="11"/>
 <resources>
  <include location="../resources.qrc"/>
 </resources>
 <connections/>
</ui>
